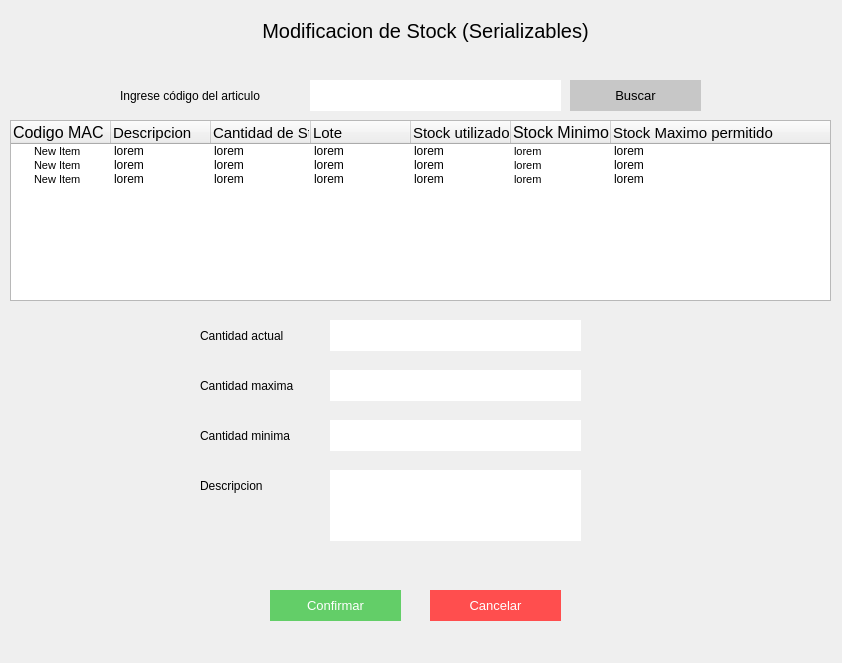
<?xml version="1.0" encoding="UTF-8"?>
<ui version="4.0">
 <class>Form</class>
 <widget class="QWidget" name="Form">
  <property name="geometry">
   <rect>
    <x>0</x>
    <y>0</y>
    <width>842</width>
    <height>663</height>
   </rect>
  </property>
  <property name="windowTitle">
   <string>Form</string>
  </property>
  <widget class="QLineEdit" name="se_input_buscar">
   <property name="geometry">
    <rect>
     <x>310</x>
     <y>80</y>
     <width>251</width>
     <height>31</height>
    </rect>
   </property>
   <property name="styleSheet">
    <string notr="true">border:none;
background-color: rgb(255, 255, 255);
font: 11pt &quot;MS Shell Dlg 2&quot;;</string>
   </property>
   <property name="text">
    <string/>
   </property>
  </widget>
  <widget class="QPushButton" name="se_btn_buscar">
   <property name="geometry">
    <rect>
     <x>570</x>
     <y>80</y>
     <width>131</width>
     <height>31</height>
    </rect>
   </property>
   <property name="styleSheet">
    <string notr="true">background-color: rgb(199, 199, 199);
color:black;
font-size:10pt;
border:none;</string>
   </property>
   <property name="text">
    <string>Buscar</string>
   </property>
  </widget>
  <widget class="QLabel" name="label">
   <property name="geometry">
    <rect>
     <x>120</x>
     <y>80</y>
     <width>171</width>
     <height>31</height>
    </rect>
   </property>
   <property name="styleSheet">
    <string notr="true">font: 11pt &quot;MS Shell Dlg 2&quot;;
text-align:center;</string>
   </property>
   <property name="text">
    <string>Ingrese código del articulo</string>
   </property>
  </widget>
  <widget class="QLabel" name="label_2">
   <property name="geometry">
    <rect>
     <x>10</x>
     <y>10</y>
     <width>831</width>
     <height>41</height>
    </rect>
   </property>
   <property name="styleSheet">
    <string notr="true">font-size:20px;
</string>
   </property>
   <property name="text">
    <string>Modificacion de Stock (Serializables)</string>
   </property>
   <property name="alignment">
    <set>Qt::AlignCenter</set>
   </property>
  </widget>
  <widget class="QLineEdit" name="se_input_3">
   <property name="geometry">
    <rect>
     <x>330</x>
     <y>420</y>
     <width>251</width>
     <height>31</height>
    </rect>
   </property>
   <property name="styleSheet">
    <string notr="true">border:none;
background-color: rgb(255, 255, 255);
font: 11pt &quot;MS Shell Dlg 2&quot;;</string>
   </property>
   <property name="text">
    <string/>
   </property>
  </widget>
  <widget class="QLineEdit" name="se_input_2">
   <property name="geometry">
    <rect>
     <x>330</x>
     <y>370</y>
     <width>251</width>
     <height>31</height>
    </rect>
   </property>
   <property name="styleSheet">
    <string notr="true">border:none;
background-color: rgb(255, 255, 255);
font: 11pt &quot;MS Shell Dlg 2&quot;;</string>
   </property>
   <property name="text">
    <string/>
   </property>
  </widget>
  <widget class="QLineEdit" name="se_input_1">
   <property name="geometry">
    <rect>
     <x>330</x>
     <y>320</y>
     <width>251</width>
     <height>31</height>
    </rect>
   </property>
   <property name="styleSheet">
    <string notr="true">border:none;
background-color: rgb(255, 255, 255);
font: 11pt &quot;MS Shell Dlg 2&quot;;</string>
   </property>
   <property name="text">
    <string/>
   </property>
  </widget>
  <widget class="QLabel" name="label_3">
   <property name="geometry">
    <rect>
     <x>200</x>
     <y>320</y>
     <width>111</width>
     <height>31</height>
    </rect>
   </property>
   <property name="styleSheet">
    <string notr="true">font: 11pt &quot;MS Shell Dlg 2&quot;;
text-align:center;</string>
   </property>
   <property name="text">
    <string>Cantidad actual</string>
   </property>
  </widget>
  <widget class="QLabel" name="label_5">
   <property name="geometry">
    <rect>
     <x>200</x>
     <y>420</y>
     <width>111</width>
     <height>31</height>
    </rect>
   </property>
   <property name="styleSheet">
    <string notr="true">font: 11pt &quot;MS Shell Dlg 2&quot;;
text-align:center;</string>
   </property>
   <property name="text">
    <string>Cantidad minima</string>
   </property>
  </widget>
  <widget class="QLabel" name="label_4">
   <property name="geometry">
    <rect>
     <x>200</x>
     <y>370</y>
     <width>121</width>
     <height>31</height>
    </rect>
   </property>
   <property name="styleSheet">
    <string notr="true">font: 11pt &quot;MS Shell Dlg 2&quot;;
text-align:center;</string>
   </property>
   <property name="text">
    <string>Cantidad maxima</string>
   </property>
  </widget>
  <widget class="QPushButton" name="se_btn_confirmar">
   <property name="geometry">
    <rect>
     <x>270</x>
     <y>590</y>
     <width>131</width>
     <height>31</height>
    </rect>
   </property>
   <property name="styleSheet">
    <string notr="true">background-color: rgb(99, 206, 104);
color:white;
font-size:10pt;
border:none;</string>
   </property>
   <property name="text">
    <string>Confirmar</string>
   </property>
  </widget>
  <widget class="QPushButton" name="se_btn_cancelar">
   <property name="geometry">
    <rect>
     <x>430</x>
     <y>590</y>
     <width>131</width>
     <height>31</height>
    </rect>
   </property>
   <property name="styleSheet">
    <string notr="true">color:white;
font-size:10pt;
border:none;
background-color:#ff4e4e;</string>
   </property>
   <property name="text">
    <string>Cancelar</string>
   </property>
  </widget>
  <widget class="QLabel" name="label_6">
   <property name="geometry">
    <rect>
     <x>200</x>
     <y>470</y>
     <width>111</width>
     <height>31</height>
    </rect>
   </property>
   <property name="styleSheet">
    <string notr="true">font: 11pt &quot;MS Shell Dlg 2&quot;;
text-align:center;</string>
   </property>
   <property name="text">
    <string>Descripcion</string>
   </property>
  </widget>
  <widget class="QTextEdit" name="se_input_4">
   <property name="geometry">
    <rect>
     <x>330</x>
     <y>470</y>
     <width>251</width>
     <height>71</height>
    </rect>
   </property>
   <property name="styleSheet">
    <string notr="true">border:none;
background-color: rgb(255, 255, 255);
font: 11pt &quot;MS Shell Dlg 2&quot;;</string>
   </property>
  </widget>
  <widget class="QTreeWidget" name="se_tabla">
   <property name="geometry">
    <rect>
     <x>10</x>
     <y>120</y>
     <width>821</width>
     <height>181</height>
    </rect>
   </property>
   <column>
    <property name="text">
     <string>Codigo MAC</string>
    </property>
    <property name="font">
     <font>
      <pointsize>12</pointsize>
     </font>
    </property>
   </column>
   <column>
    <property name="text">
     <string>Descripcion</string>
    </property>
    <property name="font">
     <font>
      <pointsize>11</pointsize>
     </font>
    </property>
   </column>
   <column>
    <property name="text">
     <string>Cantidad de Stock disponible</string>
    </property>
    <property name="font">
     <font>
      <pointsize>11</pointsize>
     </font>
    </property>
   </column>
   <column>
    <property name="text">
     <string>Lote</string>
    </property>
    <property name="font">
     <font>
      <pointsize>11</pointsize>
     </font>
    </property>
   </column>
   <column>
    <property name="text">
     <string>Stock utilizado en los ultimos 30 dias</string>
    </property>
    <property name="font">
     <font>
      <pointsize>11</pointsize>
     </font>
    </property>
   </column>
   <column>
    <property name="text">
     <string>Stock Minimo permitido</string>
    </property>
    <property name="font">
     <font>
      <pointsize>12</pointsize>
     </font>
    </property>
   </column>
   <column>
    <property name="text">
     <string>Stock Maximo permitido</string>
    </property>
    <property name="font">
     <font>
      <pointsize>11</pointsize>
     </font>
    </property>
   </column>
   <item>
    <property name="text">
     <string>New Item  </string>
    </property>
    <property name="font">
     <font>
      <pointsize>8</pointsize>
     </font>
    </property>
    <property name="text">
     <string>lorem</string>
    </property>
    <property name="text">
     <string>lorem</string>
    </property>
    <property name="text">
     <string>lorem</string>
    </property>
    <property name="text">
     <string>lorem</string>
    </property>
    <property name="text">
     <string>lorem</string>
    </property>
    <property name="font">
     <font>
      <pointsize>8</pointsize>
     </font>
    </property>
    <property name="text">
     <string>lorem</string>
    </property>
   </item>
   <item>
    <property name="text">
     <string>New Item</string>
    </property>
    <property name="font">
     <font>
      <pointsize>8</pointsize>
     </font>
    </property>
    <property name="text">
     <string>lorem</string>
    </property>
    <property name="text">
     <string>lorem</string>
    </property>
    <property name="text">
     <string>lorem</string>
    </property>
    <property name="text">
     <string>lorem</string>
    </property>
    <property name="text">
     <string>lorem</string>
    </property>
    <property name="font">
     <font>
      <pointsize>8</pointsize>
     </font>
    </property>
    <property name="text">
     <string>lorem</string>
    </property>
   </item>
   <item>
    <property name="text">
     <string>New Item</string>
    </property>
    <property name="font">
     <font>
      <pointsize>8</pointsize>
     </font>
    </property>
    <property name="text">
     <string>lorem</string>
    </property>
    <property name="text">
     <string>lorem</string>
    </property>
    <property name="text">
     <string>lorem</string>
    </property>
    <property name="text">
     <string>lorem</string>
    </property>
    <property name="text">
     <string>lorem</string>
    </property>
    <property name="font">
     <font>
      <pointsize>8</pointsize>
     </font>
    </property>
    <property name="text">
     <string>lorem</string>
    </property>
   </item>
  </widget>
 </widget>
 <resources/>
 <connections/>
</ui>
